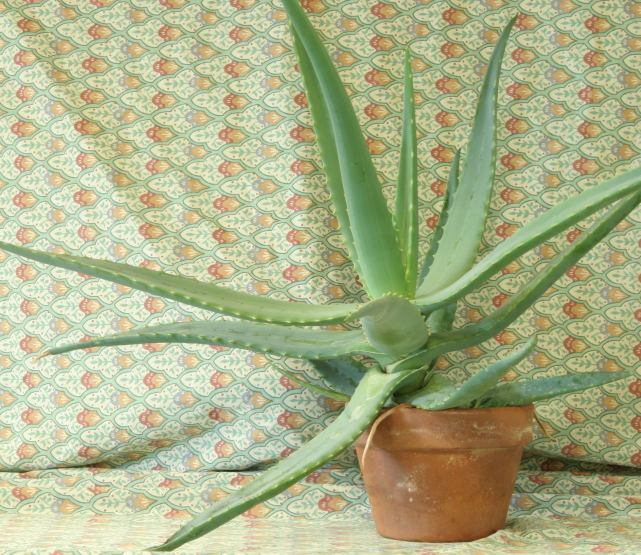
//> input picture 08_3D_vision/08_01_disparity/data/aloeL.jpg, 1282 x 1110 px (shown at 1/2 size)
$ ./main ../../08_3D_vision/08_01_disparity/data/aloeL.jpg   (built with g++ and OpenCV 4)
//> lines starting //> are read from the running program, lines starting //| are printed output that depends on the picture; after the words box and inside, x2 and y2 are one past the last pixel; in counts of white or black regions, pixels touching at a corner belong together
/**
 * @file main.cpp
 * @brief Image thresholding comparison: fixed vs Otsu vs adaptive methods
 * @author José Miguel Guerrero Hernández
 *
 * @note Thresholding converts grayscale images to binary images.
 *          This example compares different thresholding methods:
 *
 *          Fixed threshold methods (require manual threshold selection):
 *            - THRESH_BINARY:     pixel > thresh ? maxval : 0
 *            - THRESH_BINARY_INV: pixel > thresh ? 0 : maxval
 *            - THRESH_TRUNC:      pixel > thresh ? thresh : pixel
 *            - THRESH_TOZERO:     pixel > thresh ? pixel : 0
 *            - THRESH_TOZERO_INV: pixel > thresh ? 0 : pixel
 *
 *          Automatic threshold methods:
 *            - THRESH_OTSU: Calculates optimal threshold by minimizing
 *              intra-class variance (assumes bimodal histogram)
 *            - THRESH_TRIANGLE: Uses triangle algorithm (good for
 *              unimodal histograms with a tail)
 *
 *          Note: THRESH_OTSU and THRESH_TRIANGLE are flags that can be
 *          combined with THRESH_BINARY or THRESH_BINARY_INV using OR (|).
 *          The threshold value passed is ignored; the computed value is returned.
 *
 *          Adaptive threshold (local method):
 *            - Unlike all methods above, which use ONE global threshold,
 *              cv::adaptiveThreshold computes a DIFFERENT threshold for each
 *              pixel from its local neighborhood. This is the tool of choice
 *              when illumination is not uniform across the image.
 */

#include <algorithm>
#include <cstdlib>
#include <opencv2/highgui.hpp>
#include <opencv2/imgproc.hpp>
#include <string>
#include <vector>
#include <iostream>

namespace
{
// The images this example works on are about 1400 px on the long side, and
// several windows at that size do not fit on a normal screen. The processing
// always runs at full resolution: only the copy sent to the screen is reduced,
// with INTER_AREA, which is the interpolation meant for shrinking
constexpr int MAX_DISPLAY_SIDE = 800;
// The comparison grid puts several panels side by side, so it allows more
// width than a single image: at 800 px each panel would be unreadable
constexpr int MAX_GRID_WIDTH = 1600;

// Returns the copy that goes to the screen, already reduced. Whatever is drawn
// on the result keeps its size in screen pixels, so labels are written here and
// not on the full-resolution frame: drawn before the reduction they shrink with
// it and stop being readable
cv::Mat fitToScreen(const cv::Mat & image)
{
  const int side = std::max(image.cols, image.rows);
  if (side <= MAX_DISPLAY_SIDE || image.empty()) {
    return image.clone();
  }
  const double factor = static_cast<double>(MAX_DISPLAY_SIDE) / side;
  cv::Mat reduced;
  cv::resize(image, reduced, cv::Size(), factor, factor, cv::INTER_AREA);
  return reduced;
}

// Text drawn on the full-resolution image shrinks with the on-screen reduction.
// Raising the font by the same factor makes it land at the size it was written
// for. Labels anchored to a region cannot simply be drawn after the reduction,
// because their position comes from the coordinates of the full-size image
double fontFor(const cv::Mat & image, double base)
{
  const int side = std::max(image.cols, image.rows);
  return side <= MAX_DISPLAY_SIDE ? base : base * side / MAX_DISPLAY_SIDE;
}

void showFit(const std::string & window, const cv::Mat & image)
{
  cv::imshow(window, fitToScreen(image));
}
}  // namespace

/**
 * @brief Applies threshold and adds text label with threshold value
 * @param src Source grayscale image
 * @param thresh Threshold value (ignored for OTSU/TRIANGLE)
 * @param type Threshold type flag
 * @param label Text label to display
 * @return Thresholded image with label and BGR format for display
 */
cv::Mat applyThreshold(const cv::Mat & src, double thresh, int type, const std::string & label)
{
  cv::Mat dst;
  double computed = cv::threshold(src, dst, thresh, 255, type);

  // Convert to BGR for colored text on binary image
  cv::cvtColor(dst, dst, cv::COLOR_GRAY2BGR);

  // Display method name and threshold value
  // Cast to int for cleaner display (e.g., "127" instead of "127.000000")
  std::string text = label + " (T=" + std::to_string(static_cast<int>(computed)) + ")";
  cv::putText(dst, text, cv::Point(10, 25),
              cv::FONT_HERSHEY_SIMPLEX, fontFor(dst, 0.6), cv::Scalar(0, 255, 0), 2);

  return dst;
}

int main(int argc, char ** argv)
{
  // Load input image
  // Command-line arguments; --help prints the usage
  cv::CommandLineParser parser(argc, argv,
    "{help h | | Show this help message}"
    "{@input | ../../data/coins.png | Input file}");
  if (parser.has("help")) {
    parser.printMessage();
    return EXIT_SUCCESS;
  }
  const std::string image_path = parser.get<std::string>("@input");

  // Without this, a malformed value (--frames=xyz) is reported by the parser
  // but the example carries on with the default, which is the hardest kind
  // of failure to diagnose. Note it validates values, not option names:
  // cv::CommandLineParser ignores an unknown option without complaining
  if (!parser.check()) {
    parser.printErrors();
    return EXIT_FAILURE;
  }
  cv::Mat src = cv::imread(cv::samples::findFile(image_path, false), cv::IMREAD_COLOR);
//> src is the input picture: 1110 rows x 1282 cols, CV_8UC3; mean B, G, R 136.6, 177.2, 171.2

  if (src.empty()) {
    std::cerr << "Error: Could not open or find the image!" << std::endl;
    std::cerr << "Path: " << image_path << std::endl;
    std::cerr << "Usage: " << argv[0] << " <Input image>" << std::endl;
    return EXIT_FAILURE;
  }

  // ========================================
  // Preprocessing
  // ========================================

  // Convert to grayscale (thresholding requires single-channel image)
  cv::Mat gray;
  cv::cvtColor(src, gray, cv::COLOR_BGR2GRAY);

  // ========================================
  // Apply Different Thresholding Methods
  // ========================================

  // Fixed threshold value for manual methods
  const int FIXED_THRESH = 127;

  // Apply different thresholding methods
  // Fixed threshold methods (all use the same threshold value: 127)
  cv::Mat binary = applyThreshold(gray, FIXED_THRESH, cv::THRESH_BINARY, "BINARY");
//> in applyThreshold, `double computed = cv::threshold(src, dst, thresh, 255, type);`: dst: 1110 rows x 1282 cols, CV_8UC1; 82.5% white; 2470 black regions (2199 under 20 px), largest, box (x1, y1, x2, y2) and area: (312, 365, 1282, 1102) 151715, (567, 0, 903, 590) 31897, (583, 47, 700, 451) 7761
  cv::Mat binary_inv = applyThreshold(gray, FIXED_THRESH, cv::THRESH_BINARY_INV, "BINARY_INV");
  cv::Mat trunc = applyThreshold(gray, FIXED_THRESH, cv::THRESH_TRUNC, "TRUNC");
//> in applyThreshold (call 3), `cv::putText(dst, text, cv::Point(10, 25), cv::FONT_HERSHEY_SIMPLEX, fo..`: dst: 1110 rows x 1282 cols, CV_8UC3; mean B, G, R 123.1, 123.4, 123.1
  cv::Mat to_zero = applyThreshold(gray, FIXED_THRESH, cv::THRESH_TOZERO, "TOZERO");
//> in applyThreshold (call 4), `cv::putText(dst, text, cv::Point(10, 25), cv::FONT_HERSHEY_SIMPLEX, fo..`: dst: 1110 rows x 1282 cols, CV_8UC3; mean B, G, R 152.1, 152.4, 152.1
  cv::Mat to_zero_inv = applyThreshold(gray, FIXED_THRESH, cv::THRESH_TOZERO_INV, "TOZERO_INV");
//> in applyThreshold (call 5), `cv::putText(dst, text, cv::Point(10, 25), cv::FONT_HERSHEY_SIMPLEX, fo..`:
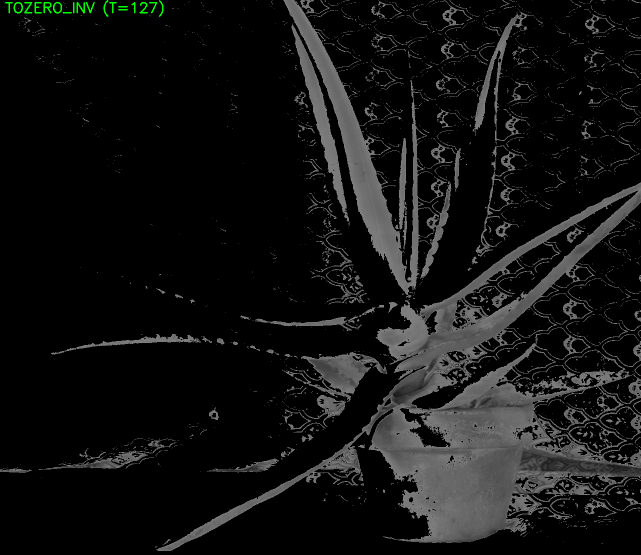
//> dst: 1110 rows x 1282 cols, CV_8UC3 (shown at 1/2 size); mean B, G, R 18.5, 18.9, 18.5

  // Automatic threshold methods (threshold value is computed automatically)
  // OTSU: Best for bimodal histograms (two distinct peaks)
  cv::Mat otsu = applyThreshold(gray, 0, cv::THRESH_BINARY | cv::THRESH_OTSU, "OTSU");
//> in applyThreshold (call 6), `double computed = cv::threshold(src, dst, thresh, 255, type);`: dst: 1110 rows x 1282 cols, CV_8UC1; 57.8% white; 3151 black regions (2685 under 20 px), largest, box (x1, y1, x2, y2) and area: (0, 0, 1282, 1103) 507530, (0, 804, 478, 957) 11293, (156, 514, 578, 618) 8766
//> in applyThreshold (call 6), `cv::putText(dst, text, cv::Point(10, 25), cv::FONT_HERSHEY_SIMPLEX, fo..`:
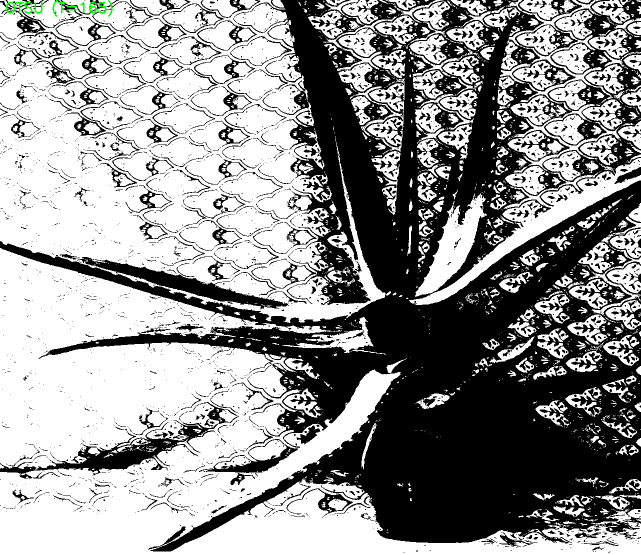
//> dst: 1110 rows x 1282 cols, CV_8UC3 (shown at 1/2 size); mean B, G, R 147.2, 147.5, 147.2

  // TRIANGLE: Best for unimodal histograms with tail
  cv::Mat triangle = applyThreshold(gray, 0, cv::THRESH_BINARY | cv::THRESH_TRIANGLE, "TRIANGLE");
//> in applyThreshold (call 7), `double computed = cv::threshold(src, dst, thresh, 255, type);`: dst: 1110 rows x 1282 cols, CV_8UC1; 98.8% white; 183 black regions (145 under 20 px), largest, box (x1, y1, x2, y2) and area: (1038, 896, 1282, 952) 6622, (783, 713, 876, 810) 2606, (874, 793, 1063, 822) 1601
//> in applyThreshold (call 7), `cv::putText(dst, text, cv::Point(10, 25), cv::FONT_HERSHEY_SIMPLEX, fo..`:
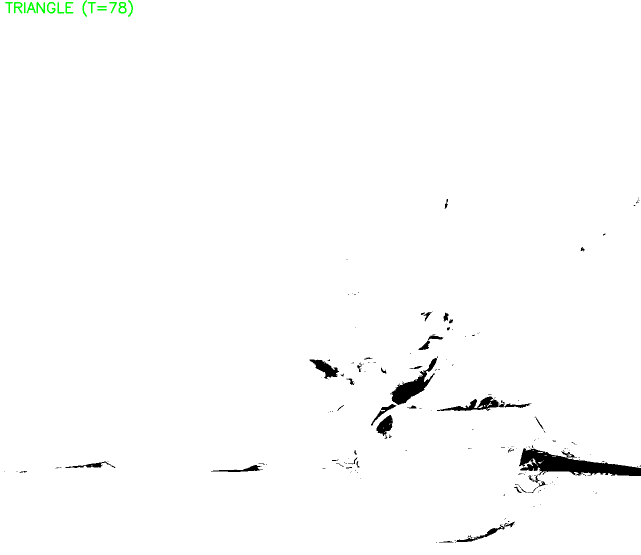
//> dst: 1110 rows x 1282 cols, CV_8UC3 (shown at 1/2 size); mean B, G, R 251.7, 252, 251.7

  // ADAPTIVE: local threshold, one value per pixel
  //
  // cv::adaptiveThreshold(src, dst, maxValue, adaptiveMethod, thresholdType,
  //                       blockSize, C)
  //   adaptiveMethod: how the local threshold is computed
  //     * ADAPTIVE_THRESH_MEAN_C:     mean of the blockSize x blockSize window
  //     * ADAPTIVE_THRESH_GAUSSIAN_C: Gaussian-weighted mean (smoother)
  //   blockSize: neighborhood size (odd, e.g. 11)
  //   C: constant subtracted from the local mean (fine-tunes sensitivity)
  //
  // With uneven illumination a global threshold loses entire regions to
  // black or white; the adaptive method keeps local structures everywhere.
  cv::Mat adaptive_raw;
  cv::adaptiveThreshold(gray, adaptive_raw, 255, cv::ADAPTIVE_THRESH_GAUSSIAN_C,
                        cv::THRESH_BINARY, 11, 2);
//> adaptive_raw: 1110 rows x 1282 cols, CV_8UC1; 63.1% white; 10310 black regions (8960 under 20 px), largest, box (x1, y1, x2, y2) and area: (0, 440, 935, 896) 42170, (808, 67, 1282, 665) 25116, (781, 742, 1282, 1101) 22315
  cv::Mat adaptive;
  cv::cvtColor(adaptive_raw, adaptive, cv::COLOR_GRAY2BGR);
  cv::putText(adaptive, "ADAPTIVE (local)", cv::Point(10, 25),
              cv::FONT_HERSHEY_SIMPLEX, fontFor(adaptive, 0.6), cv::Scalar(0, 255, 0), 2);
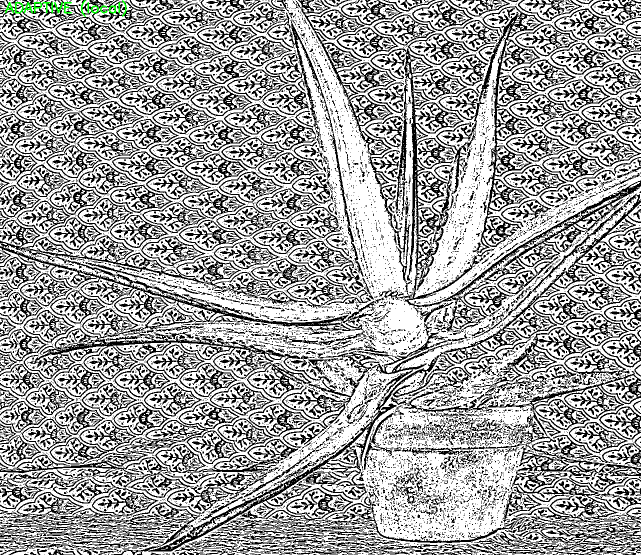
//> adaptive: 1110 rows x 1282 cols, CV_8UC3 (shown at 1/2 size); mean B, G, R 160.7, 161.1, 160.7

  // ========================================
  // Visualization: Create Comparison Grid
  // ========================================

  // Create labeled original image for grid
  cv::Mat original_bgr;
  cv::resize(src, original_bgr, gray.size());
  cv::putText(original_bgr, "ORIGINAL", cv::Point(10, 25),
              cv::FONT_HERSHEY_SIMPLEX, fontFor(original_bgr, 0.6), cv::Scalar(0, 255, 0), 2);
//> original_bgr: 1110 rows x 1282 cols, CV_8UC3; 0.08% of pixels changed, all inside (x1, y1, x2, y2) = (12, 4, 143, 27)

  // Create comparison grid using hconcat/vconcat
  // hconcat: horizontal concatenation (places images side by side in a row)
  // vconcat: vertical concatenation (stacks rows on top of each other)
  // Row 1: Original | Binary  | Binary_Inv | Otsu     | Triangle
  // Row 2: Trunc    | ToZero  | ToZero_Inv | Adaptive | (Otsu again for reference)
  cv::Mat row1, row2, comparison;
  cv::hconcat(std::vector<cv::Mat>{original_bgr, binary, binary_inv, otsu, triangle}, row1);
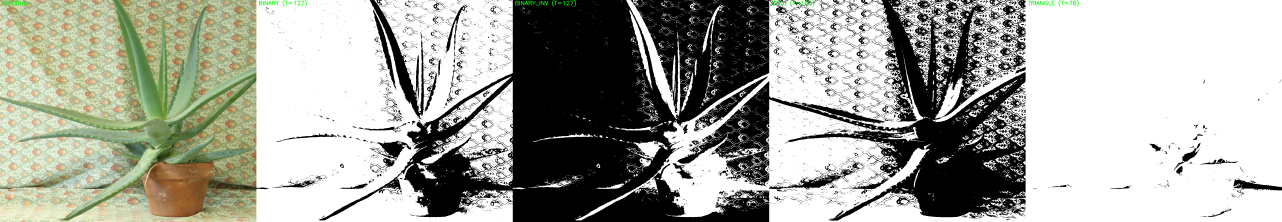
//> row1: 1110 rows x 6410 cols, CV_8UC3 (shown at 1/5 size); mean B, G, R 158, 166.4, 164.9
  cv::hconcat(std::vector<cv::Mat>{trunc, to_zero, to_zero_inv, adaptive, otsu}, row2);
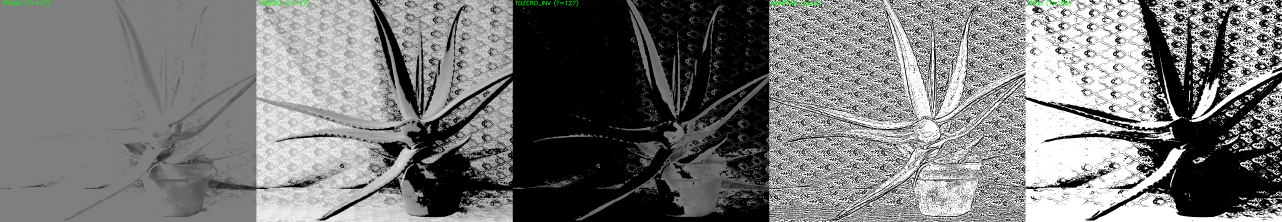
//> row2: 1110 rows x 6410 cols, CV_8UC3 (shown at 1/5 size); mean B, G, R 120.3, 120.6, 120.3
  cv::vconcat(row1, row2, comparison);

  // Resize for display if too large
  if (comparison.cols > MAX_GRID_WIDTH) {
    double scale = static_cast<double>(MAX_GRID_WIDTH) / comparison.cols;
//> scale = 0.25
    cv::resize(comparison, comparison, cv::Size(), scale, scale);
//> comparison: 554 rows x 1600 cols, CV_8UC3
  }

  // Display results
  showFit("Threshold Methods Comparison (global + adaptive)", comparison);
//> in fitToScreen, `cv::resize(image, reduced, cv::Size(), factor, factor, cv::INTER_AREA);`:
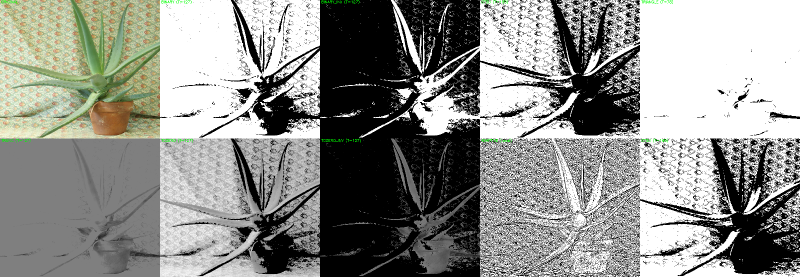
//> reduced: 277 rows x 800 cols, CV_8UC3; mean B, G, R 139.2, 143.6, 142.7
  cv::waitKey(0);

  return EXIT_SUCCESS;
}
